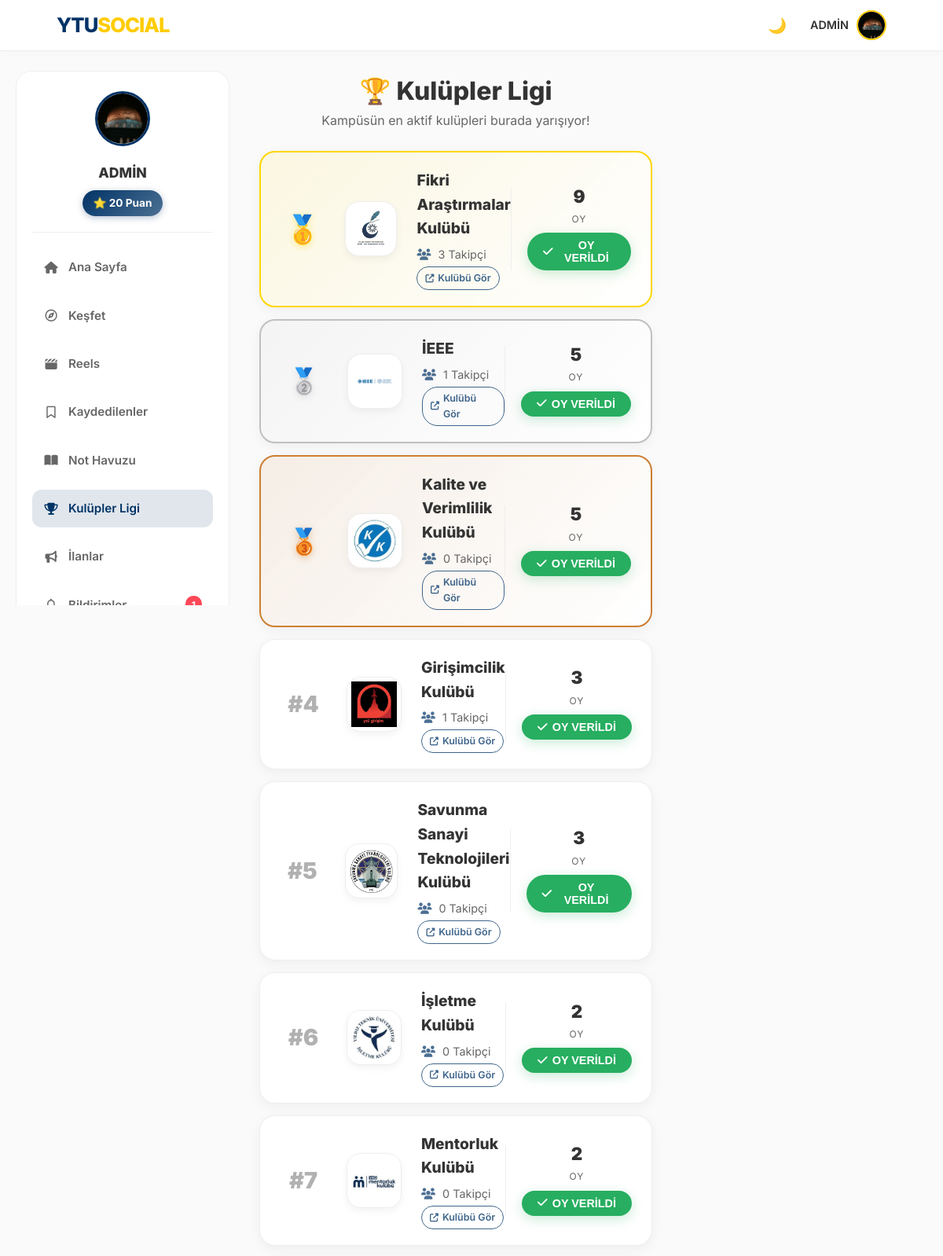
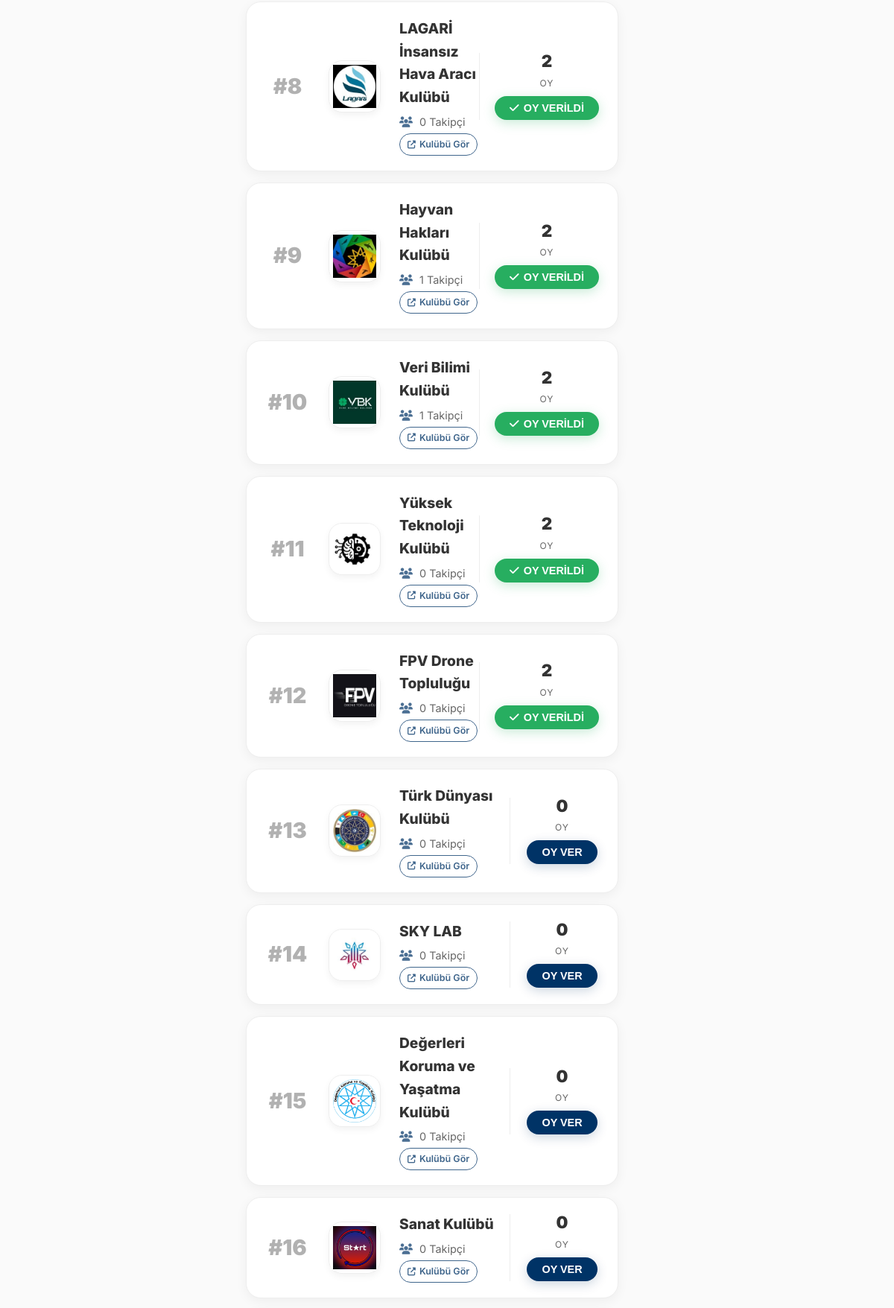
The page /clubs_league (signed in, upper part) on the database its author committed (2 pictures, top to bottom).
### models.py (models this page shows, shortened)
class User(UserMixin, db.Model):
    id = db.Column(db.Integer, primary_key=True)
    email = db.Column(db.String(120), unique=True, nullable=False)
    password = db.Column(db.String(200), nullable=False)
    username = db.Column(db.String(50), nullable=True)
    handle = db.Column(db.String(30), unique=True, nullable=True)
    stories = db.relationship('Story', backref='author', lazy=True)
    is_admin = db.Column(db.Boolean, default=False)
    is_moderator = db.Column(db.Boolean, default=False)
    department = db.Column(db.String(100), nullable=True)
    score = db.Column(db.Integer, default=0)
    bio = db.Column(db.String(200), nullable=True)
    profile_pic = db.Column(db.String(200), default='img/default_avatar.png')
    is_verified = db.Column(db.Boolean, default=False)
    otp_code = db.Column(db.String(6))
    ban_expiration = db.Column(db.DateTime, nullable=True)
    is_banned = db.Column(db.Boolean, default=False)
    posts = db.relationship('Post', backref='author', lazy=True)
    image_file = db.Column(db.String(255), nullable=True)
    comments = db.relationship('Comment', backref='author', lazy=True)
    messages_sent = db.relationship('Message', foreign_keys='Message.sender_id', backref='sender', lazy='dynamic')
    messages_received = db.relationship('Message', foreign_keys='Message.recipient_id', backref='recipient', lazy='dynamic')
    saved_posts = db.relationship('SavedPost', back_populates='user', lazy=True, cascade="all, delete-orphan")
    followed = db.relationship(
        'User', secondary=followers,
        primaryjoin=(followers.c.follower_id == id),
        secondaryjoin=(followers.c.followed_id == id),
        backref=db.backref('followers', lazy='dynamic'), lazy='dynamic'
    )
    blocking = db.relationship(
        'User', secondary=blocked_users,
        primaryjoin=(blocked_users.c.blocker_id == id),
        secondaryjoin=(blocked_users.c.blocked_id == id),
        backref=db.backref('blocked_by', lazy='dynamic'), lazy='dynamic'
    )

class Club(db.Model):
    id = db.Column(db.Integer, primary_key=True)
    name = db.Column(db.String(100), unique=True, nullable=False)
    slug = db.Column(db.String(100), unique=True, nullable=False)
    description = db.Column(db.Text, nullable=False)
    logo_file = db.Column(db.String(255), nullable=False, default='default_club.jpg')
    created_at = db.Column(db.DateTime, nullable=False, default=datetime.utcnow)
    leader_id = db.Column(db.Integer, db.ForeignKey('user.id'), nullable=True)
    leader = db.relationship('User', foreign_keys=[leader_id], backref='led_clubs')
    posts = db.relationship('ClubPost', backref='club', lazy=True, cascade="all, delete-orphan")
    followers = db.relationship('User', secondary=club_followers, backref=db.backref('followed_clubs', lazy='dynamic'))
    vote_records = db.relationship('ClubVote', backref='club', lazy=True)
    @property
    def votes(self):
        return len(self.vote_records)
    def total_votes(self):
        return self.votes

### routes/main.py (the view)
@main.route('/clubs_league')
@login_required
def clubs_full_list():
    all_clubs = Club.query.all()
    ranked_clubs = sorted(all_clubs, key=lambda c: c.total_votes(), reverse=True)
    voted_ids = {v.club_id for v in ClubVote.query.filter_by(user_id=current_user.id).all()}
    return render_template('clubs_full.html', clubs=ranked_clubs, voted_ids=voted_ids)

### models.py (called while the page is built)
@login_manager.user_loader
def load_user(user_id):
    return User.query.get(int(user_id))

### utils.py (called while the page is built)
def get_trending_hashtags():
    from models import Post
    posts = Post.query.with_entities(Post.content).all()
    hashtags = {}
    for post in posts:
        if post.content:
            found_tags = set(re.findall(r"#(\w+)", post.content.lower()))
            for tag in found_tags:
                hashtags[tag] = hashtags.get(tag, 0) + 1
    sorted_tags = sorted(hashtags.items(), key=lambda x: x[1], reverse=True)
    return sorted_tags[:5]

### templates/clubs_full.html (shortened to what this page needs)
<!DOCTYPE html>
<html lang="tr">
<head>
    <link rel="stylesheet" href="/static/style.css">
    <link href="https://cdnjs.cloudflare.com/ajax/libs/font-awesome/6.4.0/css/all.min.css" rel="stylesheet">
</head>
<body>
    {% include 'navbar_partial.html' ignore missing %}
    <div class="main-layout">
        <aside class="left-sidebar sticky-sidebar">
            <div style="background: var(--card-bg); border-radius: 20px; padding: 25px 20px; border: 1px solid var(--border-color);">
                <div style="text-align: center; margin-bottom: 20px; padding-bottom: 20px; border-bottom: 1px solid var(--border-color);">
                    <img src="/static/{{ current_user.profile_pic }}" style="width: 70px; height: 70px; border-radius: 50%; border: 3px solid var(--ytu-lacivert); object-fit: cover; margin-bottom: 12px;">
                    <h3 style="font-size: 1.1rem; font-weight: 800; color: var(--text-color); margin: 0 0 8px 0;">{{ current_user.username }}</h3>
                    <span style="background: linear-gradient(135deg, var(--ytu-lacivert), rgba(var(--ytu-lacivert-rgb), 0.7)); color: white; display: inline-block; padding: 6px 14px; border-radius: 20px; font-weight: 700; font-size: 0.85rem; box-shadow: 0 2px 8px rgba(var(--ytu-lacivert-rgb), 0.3);">⭐ {{ current_user.score }} Puan</span>
                </div>
                <nav style="display: flex; flex-direction: column; gap: 8px;">
                    <a href="/" class="sidebar-link" style="display: flex; align-items: center; gap: 12px; padding: 12px 14px; border-radius: 12px; color: var(--text-muted); text-decoration: none; font-weight: 600; font-size: 0.95rem; transition: all 0.2s;"><i class="fa-solid fa-house" style="width: 20px; text-align: center;"></i> Ana Sayfa</a>
                    <a href="{{ url_for('main.explore') }}" class="sidebar-link" style="display: flex; align-items: center; gap: 12px; padding: 12px 14px; border-radius: 12px; color: var(--text-muted); text-decoration: none; font-weight: 600; font-size: 0.95rem; transition: all 0.2s;"><i class="fa-regular fa-compass" style="width: 20px; text-align: center;"></i> Keşfet</a>
                    <a href="{{ url_for('main.reels') }}" class="sidebar-link" style="display: flex; align-items: center; gap: 12px; padding: 12px 14px; border-radius: 12px; color: var(--text-muted); text-decoration: none; font-weight: 600; font-size: 0.95rem; transition: all 0.2s;"><i class="fa-solid fa-clapperboard" style="width: 20px; text-align: center;"></i> Reels</a>
                    <a href="{{ url_for('main.saved_posts_list') }}" class="sidebar-link" style="display: flex; align-items: center; gap: 12px; padding: 12px 14px; border-radius: 12px; color: var(--text-muted); text-decoration: none; font-weight: 600; font-size: 0.95rem; transition: all 0.2s;"><i class="fa-regular fa-bookmark" style="width: 20px; text-align: center;"></i> Kaydedilenler</a>
                    <a href="{{ url_for('main.notes_pool') }}" class="sidebar-link" style="display: flex; align-items: center; gap: 12px; padding: 12px 14px; border-radius: 12px; color: var(--text-muted); text-decoration: none; font-weight: 600; font-size: 0.95rem; transition: all 0.2s;"><i class="fa-solid fa-book-open" style="width: 20px; text-align: center;"></i> Not Havuzu</a>
                    <a href="{{ url_for('main.clubs_full_list') }}" class="sidebar-link" style="display: flex; align-items: center; gap: 12px; padding: 12px 14px; border-radius: 12px; background-color: rgba(var(--ytu-lacivert-rgb), 0.12); color: var(--ytu-lacivert); text-decoration: none; font-weight: 600; font-size: 0.95rem; transition: all 0.2s;"><i class="fa-solid fa-trophy" style="width: 20px; text-align: center;"></i> Kulüpler Ligi</a>
                    <a href="{{ url_for('main.adverts') }}" class="sidebar-link" style="display: flex; align-items: center; gap: 12px; padding: 12px 14px; border-radius: 12px; color: var(--text-muted); text-decoration: none; font-weight: 600; font-size: 0.95rem; transition: all 0.2s;"><i class="fa-solid fa-bullhorn" style="width: 20px; text-align: center;"></i> İlanlar</a>
                    <a href="{{ url_for('main.notifications') }}" class="sidebar-link" style="display: flex; align-items: center; gap: 12px; padding: 12px 14px; border-radius: 12px; color: var(--text-muted); text-decoration: none; font-weight: 600; font-size: 0.95rem; transition: all 0.2s;">
                        <i class="fa-regular fa-bell" style="width: 20px; text-align: center;"></i> Bildirimler
                        {% if unread_count > 0 %}<span class="notification-badge">{{ unread_count }}</span>{% endif %}
                    </a>
                </nav>
            </div>
        </aside>
        <main>
            <div class="section-header" style="margin-bottom: 25px; text-align:center;">
                <h2 style="font-weight: 800; font-size: 2rem;">🏆 Kulüpler Ligi</h2>
                <p style="color: var(--text-muted);">Kampüsün en aktif kulüpleri burada yarışıyor!</p>
            </div>
            <div class="league-container">
                {% for club in clubs %}
                <div class="club-card rank-{{ loop.index }}">
                    <div class="rank-badge">
                        {% if loop.index == 1 %}🥇{% elif loop.index == 2 %}🥈{% elif loop.index == 3 %}🥉{% else %}#{{ loop.index }}{% endif %}
                    </div>
                    <div class="club-logo-wrapper">
                        <img src="/static/img/{{ club.logo_file }}" alt="{{ club.name }}">
                    </div>
                    <div class="club-details">
                        <a href="{{ url_for('main.club_detail', slug=club.slug) }}" class="club-name">{{ club.name }}</a>
                        <div class="club-meta">
                            <span><i class="fas fa-users"></i> {{ club.followers|length }} Takipçi</span>
                        </div>
                        <a href="{{ url_for('main.club_detail', slug=club.slug) }}" class="club-page-link">
                            <i class="fas fa-external-link-alt" style="font-size:.68rem;"></i> Kulübü Gör
                        </a>
                    </div>
                    <div class="vote-section">
                        <span class="vote-count" id="vote-count-{{ club.id }}">{{ club.votes }}</span>
                        <span class="vote-label">OY</span>
                        {% if club.id in voted_ids %}
                        <button class="vote-btn voted" data-club-id="{{ club.id }}" disabled>
                            <i class="fas fa-check"></i> OY VERİLDİ
                        </button>
                        {% else %}
                        <button class="vote-btn" data-club-id="{{ club.id }}" onclick="oyVer('{{ club.id }}', this)">
                            OY VER
                        </button>
                        {% endif %}
                    </div>
                </div>
                {% endfor %}
            </div>
        </main>
        <aside class="right-sidebar">
            </aside>
    </div>
</body>
</html>

### templates/navbar_partial.html (shortened to what this page needs)
<nav class="navbar">
    <a href="/" class="nav-logo">YTU<span>SOCIAL</span></a>
    <div class="nav-items" id="mobile-menu">
        <button type="button" onclick="toggleDarkMode()" id="theme-btn" title="Temayı Değiştir" style="background:none; border:none; cursor:pointer; font-size:1.2rem;">
            🌙
        </button>
        <div class="profile-menu" onclick="toggleProfileDropdown()">
            {% if current_user.is_authenticated %}
                <span style="font-weight: 600; font-size: 0.9rem;">{{ current_user.username }}</span>
                <img src="/static/{{ current_user.profile_pic }}" class="nav-avatar" alt="Profil">
            {% else %}
                <span style="font-weight: 600;">Misafir</span>
                <img src="/static/img/default_avatar.png" class="nav-avatar" alt="Misafir">
            {% endif %}
        </div>
    </div>
</nav>

### templates/clubs_full.html (style rules this page uses)
.league-container { max-width: 850px; margin: 0 auto; }
.club-card { background: var(--card-bg); border: 1px solid var(--border-color); border-radius: 20px; padding: 20px 25px; margin-bottom: 15px; display: flex; align-items: center; transition: all 0.3s cubic-bezier(0.4, 0, 0.2, 1); position: relative; overflow: hidden; }
.rank-badge { font-size: 1.8rem; font-weight: 900; width: 60px; text-align: center; color: var(--text-muted); font-family: 'Inter', sans-serif; opacity: 0.5; }
.club-card.rank-1 { background: linear-gradient(135deg, rgba(255, 215, 0, 0.1), var(--card-bg)); border: 2px solid #FFD700; }
.club-card.rank-1 .rank-badge { color: #FFD700; opacity: 1; text-shadow: 0 2px 10px rgba(255, 215, 0, 0.4); font-size: 2.2rem; }
.club-card.rank-2 { background: linear-gradient(135deg, rgba(192, 192, 192, 0.1), var(--card-bg)); border: 2px solid #C0C0C0; }
.club-card.rank-2 .rank-badge { color: #C0C0C0; opacity: 1; text-shadow: 0 2px 10px rgba(192, 192, 192, 0.4); font-size: 2rem; }
.club-card.rank-3 { background: linear-gradient(135deg, rgba(205, 127, 50, 0.1), var(--card-bg)); border: 2px solid #CD7F32; }
.club-card.rank-3 .rank-badge { color: #CD7F32; opacity: 1; text-shadow: 0 2px 10px rgba(205, 127, 50, 0.4); font-size: 2rem; }
.club-logo-wrapper { width: 70px; height: 70px; border-radius: 18px; overflow: hidden; margin: 0 25px; border: 1px solid var(--border-color); background: #fff; padding: 5px; box-shadow: 0 4px 10px rgba(0,0,0,0.05); }
.club-logo-wrapper img { width: 100%; height: 100%; object-fit: contain; }
.club-details { flex: 1; }
.club-name { font-size: 1.2rem; font-weight: 800; margin-bottom: 6px; color: var(--text-color); text-decoration: none; display: block; }
.club-meta { font-size: 0.9rem; color: var(--text-muted); display: flex; gap: 20px; align-items: center; }
.club-meta i { color: var(--ytu-lacivert); opacity: 0.7; margin-right: 5px; }
.vote-section { text-align: center; min-width: 120px; display: flex; flex-direction: column; align-items: center; gap: 8px; padding-left: 20px; border-left: 1px solid var(--border-color); }
.vote-count { font-size: 1.4rem; font-weight: 900; color: var(--text-color); line-height: 1; }
.vote-label { font-size: 0.75rem; color: var(--text-muted); text-transform: uppercase; letter-spacing: 1px; }
.vote-btn { background: var(--ytu-lacivert); color: white; border: none; padding: 8px 20px; border-radius: 30px; font-weight: 700; font-size: 0.9rem; cursor: pointer; transition: all 0.2s; box-shadow: 0 4px 15px rgba(0, 51, 102, 0.2); display: flex; align-items: center; gap: 6px; }
.vote-btn.voted { background: #27ae60; cursor: default; pointer-events: none; box-shadow: 0 4px 15px rgba(39,174,96,0.25); }
.club-page-link { display: inline-flex; align-items: center; gap: 5px; font-size: 0.78rem; font-weight: 600; color: var(--ytu-lacivert); text-decoration: none; padding: 4px 10px; border: 1px solid var(--ytu-lacivert); border-radius: 20px; opacity: 0.75; transition: opacity .15s, background .15s; margin-top: 4px; }

### rows shown on the page
User: username "ADMİN", profile_pic (picture), score "20"
Club: logo_file (picture), name "Fikri Araştırmalar Kulübü", followers|length "3", votes "9"
Club: logo_file (picture), name "İEEE", followers|length "1", votes "5"
Club: logo_file (picture), name "Kalite ve Verimlilik Kulübü", followers|length "0", votes "5"
Club: logo_file (picture), name "Girişimcilik Kulübü", followers|length "1", votes "3"
Club: logo_file (picture), name "Savunma Sanayi Teknolojileri Kulübü", followers|length "0", votes "3"
Club: logo_file (picture), name "İşletme Kulübü", followers|length "0", votes "2"
Club: logo_file (picture), name "Mentorluk Kulübü", followers|length "0", votes "2"
Club: logo_file (picture), name "LAGARİ İnsansız Hava Aracı Kulübü", followers|length "0", votes "2"
Club: logo_file (picture), name "Hayvan Hakları Kulübü", followers|length "1", votes "2"
Club: logo_file (picture), name "Veri Bilimi Kulübü", followers|length "1", votes "2"
Club: logo_file (picture), name "Yüksek Teknoloji Kulübü", followers|length "0", votes "2"
Club: logo_file (picture), name "FPV Drone Topluluğu", followers|length "0", votes "2"
Club: logo_file (picture), name "Türk Dünyası Kulübü", followers|length "0", votes "0"
Club: logo_file (picture), name "SKY LAB", followers|length "0", votes "0"
Club: logo_file (picture), name "Değerleri Koruma ve Yaşatma Kulübü", followers|length "0", votes "0"
Club: logo_file (picture), name "Sanat Kulübü", followers|length "0", votes "0"
